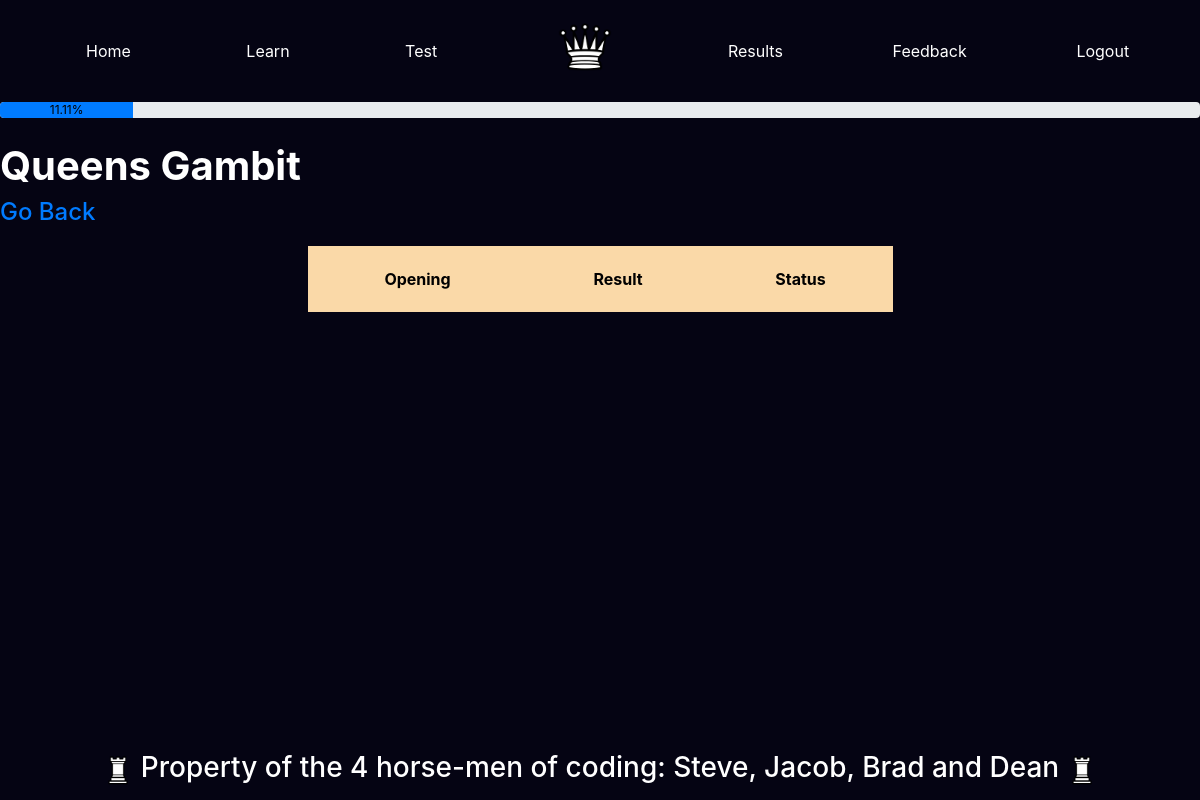
Before: /results/Queens Gambit/ (signed in) with the older database file.
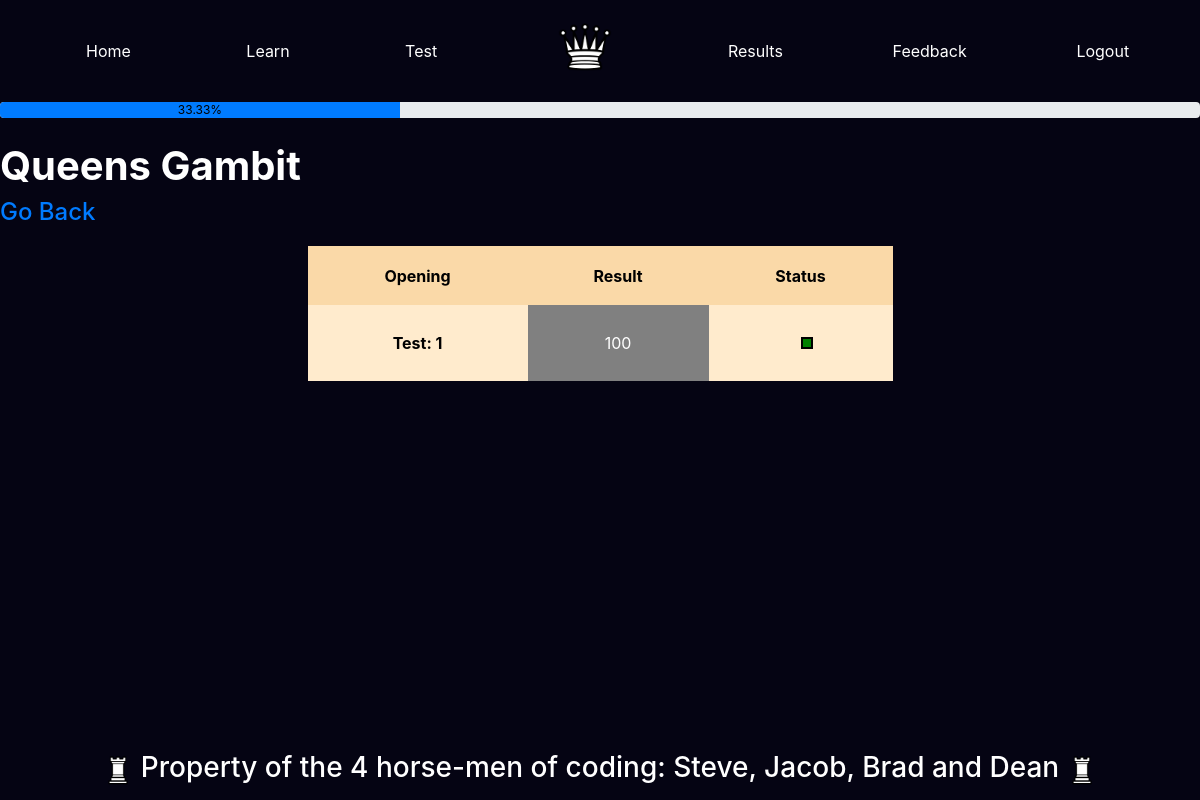
After: the same page with the newer database file.
### app/models.py (models this page shows, shortened)
class Openings(db.Model):
    id = db.Column(db.Integer, primary_key = True)
    name = db.Column(db.String(140))
    FEN = db.Column(db.String(1000))

class Results(db.Model):
    id = db.Column(db.Integer, primary_key=True)
    opening = db.Column(db.String(140))
    result =db.Column(db.Integer)
    incorrect = db.Column(db.ARRAY(db.String(140)))
    passed = db.Column(db.Boolean)
    timestamp = db.Column(db.DateTime, index=True, default=datetime.utcnow)
    user_id = db.Column(db.Integer, db.ForeignKey('user.id'))
    feedback = db.Column(db.Text, default = None)

### app/routes.py (the view)
@app.route('/results/<opening>/', methods=['GET', 'POST'])
@login_required
def results(opening):
    res = Results.query.filter_by(user_id = current_user.id, passed = True)
    openings = []
    for r in res:
        openings.append(r.opening)
    numerator = len(set(openings))
    denominator = Openings.query.all()
    denominator = len(denominator)
    complete = str(round((numerator/denominator)*100, 2)) + '%'
    u = User.query.get(current_user.id)
    res = Results.query.filter_by(user_id = current_user.id, opening = opening)
    return render_template('results.html', title='results', query = res, prog=complete, opening = opening)

### app/models.py (called while the page is built)
@login.user_loader
def load_user(id):
    return User.query.get(int(id))

### app/templates/results.html (shortened to what this page needs)
{% extends "base.html" %}
{% block content %}
<head>
    <link rel="stylesheet" href="https://maxcdn.bootstrapcdn.com/bootstrap/4.5.2/css/bootstrap.min.css">
</head>
<body>
    <div id="wrapper">
        <br>
        <h1><b>{{opening}}</b></h1>
        <h4><a href="{{url_for('selectresult')}}">Go Back</a></h4>
        <div class="row" style="min-height:20%;">
            <div class="col-sm-3"></div>
            <div class="col-sm-6">
                <table style="padding-bottom: 50px;">
                    <tr id="header">
                        <th style="padding: 15px;">Opening</th>
                        <th style="padding: 15px;">Result</th>
                        <th style="padding: 15px;">Status</th>
                    </tr>
                    {% for r in query %}
                    <tr>
                        {% if loop.index%2 == 0 %}
                        <td style="background-color: grey;">
                            <p style="font-weight: bold; padding-top: 15px; color: white;">Test: {{loop.index}}</p>
                        </td>
                        <td style="background-color: blanchedalmond;">
                            <p style="padding-top: 15px; color: black;">{{r.result}}</p>
                        </td>
                        <td style="background-color: grey;">
                            {% if r.result >= 75 %}
                            <div id="square" style="background-color: green;"></div>
                            {% elif 50<=r.result<75 %}
                            <div id="square" style="background-color: yellow;"></div>
                            {% else %}
                            <div id="square" style="background-color: red;"></div>
                            {% endif %}
                        </td>
                        {% else %}
                        <td style="background-color: blanchedalmond;">
                            <p style="font-weight: bold; padding-top: 15px; color: black;">Test: {{loop.index}}</p>
                        </td>
                        <td style="background-color: grey;">
                            <p style="padding-top: 15px; color: white;">{{r.result}}</p>
                        </td>
                        <td style="background-color: blanchedalmond;">
                            {% if r.result >= 75 %}
                            <div id="square" style="background-color: green;"></div>
                            {% elif 50<=r.result<75 %}
                            <div id="square" style="background-color: yellow;"></div>
                            {% else %}
                            <div id="square" style="background-color: red;"></div>
                            {% endif %}
                        </td>
                        {% endif %}
                    </tr>
                    {% endfor %}
                </table>
            </div>
            <div class="col-sm-3"></div>
        </div>
    </div>
</body>
{% include "footer.html" %}
{% endblock %}

### app/templates/base.html (shortened to what this page needs)
<!DOCTYPE html>
<html>
    <head>
        <link rel="stylesheet" href="https://maxcdn.bootstrapcdn.com/bootstrap/4.5.2/css/bootstrap.min.css">
  </head>
  <body>
    <nav class="navbar navbar-expand-sm justify-content-center" style="background-color: rgb(5, 4, 19); padding-left: 2.6%;">
      <ul class="navbar-nav nav-fill w-100">
        <li class="nav-item" style="padding-top: 2%; padding-right: 0.5%;">
          <a class="nav-link" href="{{ url_for('index') }}">Home</a>
        </li>
        <li class="nav-item" style="padding-top: 2%; padding-right: 0.5%;">
          <a class="nav-link" href="{{ url_for('newLearn') }}">Learn</a>
        </li>
        <li class="nav-item" style="padding-top: 2%; padding-right: 0.5%;">
          <a class="nav-link" href="{{ url_for('newTest') }}">Test</a>
        </li>
        <a class="navbar-brand mx-auto" href="{{ url_for('index') }}" style="padding-left: 5%; padding-right: 5%; padding-top: 0.75%;">
          <img src="/static/img/chesspieces/wikipedia/wQ.png" alt="logo" style="width:60px;">
        </a>
        <li class="nav-item" style="padding-top: 2%;">
          <a class="nav-link" href="{{ url_for('selectresult') }}">Results</a>
        </li>
        <li class="nav-item" style="padding-top: 2%;">
          <a class="nav-link" href="{{ url_for('feedback2') }}">Feedback</a>
        </li>
        <li class="nav-item" style="padding-top: 2%;">
          <a class="nav-link" href="{{ url_for('logout') }}">Logout</a>
        </li>
      </ul>
    </nav>
    <div class = "progress" style="margin-top: 1%;">
      <div class = "progress-bar" role = "progressbar" style = "width: {{prog}}; color: black;";  aria-valuemin="0" aria-valuemax="100">{{prog}}</div>
    </div>
        {% block content %}{% endblock %}
    </body>
</html>

### app/templates/footer.html (shortened to what this page needs)
<!DOCTYPE html>
<html>
    <head>
        <link rel="stylesheet" href="https://maxcdn.bootstrapcdn.com/bootstrap/4.5.2/css/bootstrap.min.css">
  </head>
    <body>
      <div id='footer' class="text-align">
        <h3>
          <img src="/static/img/chesspieces/wikipedia/wR.png" alt="footerking" style="height: 40px; width:30px;">
          Property of the 4 horse-men of coding: Steve, Jacob, Brad and Dean
          <img src="/static/img/chesspieces/wikipedia/wR.png" alt="footerking" style="height: 40px; width:30px;">
        </h3>
      </div>
    </body>
</html>

### app/templates/base.html (style rules this page uses)
.nav-link { color: white; }

### app/templates/results.html (style rules this page uses)
html, body { height: 90%; margin: 0; }
#wrapper { min-height: 90%; }
table { width: 100%; height: 100%; text-align: center; margin-top: 2%; background-color: blanchedalmond; border-collapse:collapse; border-radius: 25px; }
tr#header { background-color: rgb(250, 217, 168); }
tr { padding-top: 15px; padding-bottom: 15px; }
th,p { color: black; }
td { padding: 7px; }
#square { text-align: center; width: 1vw; height: 1vw; margin-left: 50%; border: 2px double black; }
h4 { margin-top: 2%; }

### app/templates/footer.html (style rules this page uses)
* { color: white; }
body { background-color: rgb(5, 4, 19); }
#footer { position:relative; bottom:0; width:100%; height:40px; padding-top: 2%; display: table; margin-top: 2%; margin-bottom: 1%; }
.text-align { display: table-cell; vertical-align: middle; text-align: center; }

Changed rows visible on the page:
no longer on this page (row unchanged): Openings: name "Queens Gambit"
added Results: result "100"
Other visible differences:
{{ prog }}: 11.11% → 33.33% (drawn)
{{ prog }}: "11.11%" → "33.33%"
{{ opening }}: (not shown) → "Queens Gambit"
